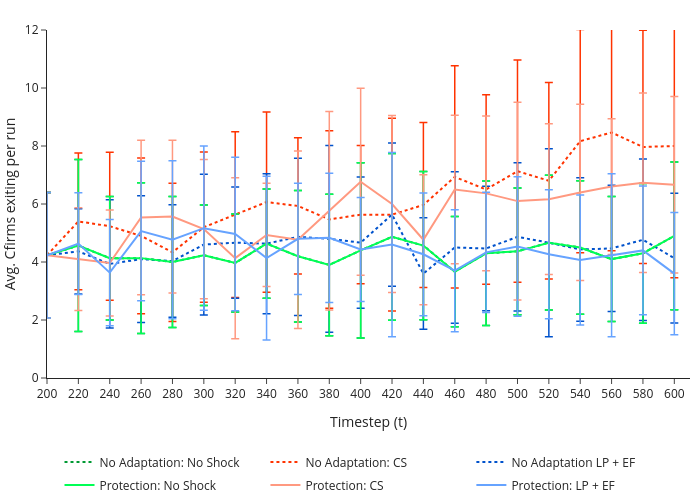

Notebook source saved alongside this figure:
### Code cell
fig1 = build_macro_snapshot_metric_figure(
    scenarios=SCENARIOS,
    metric='Exiting_C-Firms',
    metric_label='Avg. Cfirms exiting per run',
    snap_ts=np.arange(200, 620, 20),
    title='Exiting_C-Firms',
    line_type='lines',
    ncol_legend=3,
    ymin=0,
    ymax=12,
    CI_type='error_bar',
    pdf_pages=PDF_PAGES,
    pdf_path=OUTPUT / "Exiting_C-Firms_line.pdf",
)
fig1

### Figure 1 — Plotly figure (JSON) as saved in the notebook; plotly's stock layout.template omitted (floating-point values rounded to 4 significant figures)
{"data": [{"error_y": {"array": [2.161, 2.967, 2.129, 2.596, 2.259, 1.736, 1.691, 1.884, 2.265, 2.44, 3.024, 2.874, 2.555, 1.9, 2.493, 2.189, 2.324, 2.301, 2.155, 2.409, 2.551], "color": "#009933", "thickness": 1.5, "type": "data", "visible": true, "width": 4}, "legendgroup": "No Adaptation: No Shock", "line": {"color": "#009933", "dash": "dot", "width": 2}, "marker": {"color": "#009933", "line": {"color": "#009933", "width": 1}, "size": 8, "symbol": "circle"}, "mode": "lines", "name": "No Adaptation: No Shock", "showlegend": true, "type": "scatter", "x": [200, 220, 240, 260, 280, 300, 320, 340, 360, 380, 400, 420, 440, 460, 480, 500, 520, 540, 560, 580, 600], "y": [4.233, 4.567, 4.133, 4.133, 4.0, 4.233, 3.967, 4.633, 4.2, 3.9, 4.4, 4.867, 4.567, 3.667, 4.3, 4.367, 4.667, 4.5, 4.1, 4.3, 4.9]}, {"error_y": {"array": [2.161, 2.358, 2.555, 2.683, 2.383, 2.592, 2.859, 3.107, 2.348, 3.06, 2.385, 3.327, 2.846, 3.832, 3.267, 3.83, 3.388, 3.851, 4.075, 4.021, 4.541], "color": "#ff3300", "thickness": 1.5, "type": "data", "visible": true, "width": 4}, "legendgroup": "No Adaptation: CS", "line": {"color": "#ff3300", "dash": "dot", "width": 2}, "marker": {"color": "#ff3300", "line": {"color": "#ff3300", "width": 1}, "size": 8, "symbol": "circle"}, "mode": "lines", "name": "No Adaptation: CS", "showlegend": true, "type": "scatter", "x": [200, 220, 240, 260, 280, 300, 320, 340, 360, 380, 400, 420, 440, 460, 480, 500, 520, 540, 560, 580, 600], "y": [4.233, 5.4, 5.233, 4.9, 4.333, 5.2, 5.633, 6.067, 5.933, 5.467, 5.633, 5.633, 5.967, 6.933, 6.5, 7.133, 6.8, 8.167, 8.467, 7.967, 8.0]}, {"error_y": {"array": [2.161, 1.474, 2.212, 2.187, 1.938, 2.43, 1.918, 2.414, 2.713, 3.221, 2.264, 2.47, 1.923, 2.61, 2.145, 2.556, 3.241, 2.473, 2.177, 2.788, 2.24], "color": "#0052cc", "thickness": 1.5, "type": "data", "visible": true, "width": 4}, "legendgroup": "No Adaptation LP + EF", "line": {"color": "#0052cc", "dash": "dot", "width": 2}, "marker": {"color": "#0052cc", "line": {"color": "#0052cc", "width": 1}, "size": 8, "symbol": "circle"}, "mode": "lines", "name": "No Adaptation LP + EF", "showlegend": true, "type": "scatter", "x": [200, 220, 240, 260, 280, 300, 320, 340, 360, 380, 400, 420, 440, 460, 480, 500, 520, 540, 560, 580, 600], "y": [4.233, 4.367, 3.933, 4.1, 4.033, 4.6, 4.667, 4.633, 4.867, 4.8, 4.667, 5.633, 3.6, 4.5, 4.467, 4.867, 4.667, 4.433, 4.467, 4.767, 4.133]}, {"error_y": {"array": [2.161, 2.967, 2.129, 2.596, 2.259, 1.736, 1.691, 1.884, 2.265, 2.44, 3.024, 2.874, 2.555, 1.9, 2.493, 2.189, 2.324, 2.301, 2.155, 2.409, 2.551], "color": "#00ff55", "thickness": 1.5, "type": "data", "visible": true, "width": 4}, "legendgroup": "Protection: No Shock", "line": {"color": "#00ff55", "dash": "solid", "width": 2}, "marker": {"color": "#00ff55", "line": {"color": "#00ff55", "width": 1}, "size": 8, "symbol": "circle"}, "mode": "lines", "name": "Protection: No Shock", "showlegend": true, "type": "scatter", "x": [200, 220, 240, 260, 280, 300, 320, 340, 360, 380, 400, 420, 440, 460, 480, 500, 520, 540, 560, 580, 600], "y": [4.233, 4.567, 4.133, 4.133, 4.0, 4.233, 3.967, 4.633, 4.2, 3.9, 4.4, 4.867, 4.567, 3.667, 4.3, 4.367, 4.667, 4.5, 4.1, 4.3, 4.9]}, {"error_y": {"array": [2.161, 1.768, 1.829, 2.662, 2.635, 2.403, 2.776, 1.78, 3.059, 3.421, 3.224, 3.051, 2.239, 2.556, 2.671, 3.407, 2.601, 3.035, 2.343, 3.095, 3.044], "color": "#ff9980", "thickness": 1.5, "type": "data", "visible": true, "width": 4}, "legendgroup": "Protection: CS", "line": {"color": "#ff9980", "dash": "solid", "width": 2}, "marker": {"color": "#ff9980", "line": {"color": "#ff9980", "width": 1}, "size": 8, "symbol": "circle"}, "mode": "lines", "name": "Protection: CS", "showlegend": true, "type": "scatter", "x": [200, 220, 240, 260, 280, 300, 320, 340, 360, 380, 400, 420, 440, 460, 480, 500, 520, 540, 560, 580, 600], "y": [4.233, 4.1, 3.967, 5.533, 5.567, 5.133, 4.133, 4.933, 4.767, 5.767, 6.767, 6.0, 4.767, 6.5, 6.367, 6.1, 6.167, 6.4, 6.6, 6.733, 6.667]}, {"error_y": {"array": [2.161, 1.752, 1.829, 2.406, 2.725, 2.829, 2.646, 2.825, 1.919, 2.23, 1.794, 3.18, 2.116, 2.103, 2.073, 2.403, 2.227, 2.243, 2.812, 2.222, 2.111], "color": "#66a3ff", "thickness": 1.5, "type": "data", "visible": true, "width": 4}, "legendgroup": "Protection: LP + EF", "line": {"color": "#66a3ff", "dash": "solid", "width": 2}, "marker": {"color": "#66a3ff", "line": {"color": "#66a3ff", "width": 1}, "size": 8, "symbol": "circle"}, "mode": "lines", "name": "Protection: LP + EF", "showlegend": true, "type": "scatter", "x": [200, 220, 240, 260, 280, 300, 320, 340, 360, 380, 400, 420, 440, 460, 480, 500, 520, 540, 560, 580, 600], "y": [4.233, 4.633, 3.633, 5.067, 4.767, 5.167, 4.967, 4.133, 4.8, 4.833, 4.433, 4.6, 4.267, 3.7, 4.333, 4.533, 4.267, 4.067, 4.233, 4.4, 3.6]}], "layout": {"height": 500, "legend": {"entrywidth": 0.3125, "entrywidthmode": "fraction", "orientation": "h", "tracegroupgap": 4, "x": 0.5, "xanchor": "center", "y": -0.2, "yanchor": "top"}, "margin": {"b": 10, "l": 0, "r": 10, "t": 30}, "paper_bgcolor": "rgba(0,0,0,0)", "plot_bgcolor": "rgba(0,0,0,0)", "width": 700, "xaxis": {"range": [200, 610], "tickvals": [200, 220, 240, 260, 280, 300, 320, 340, 360, 380, 400, 420, 440, 460, 480, 500, 520, 540, 560, 580, 600], "title": {"text": "Timestep (t)"}}, "yaxis": {"range": [0, 12], "title": {"text": "Avg. Cfirms exiting per run"}}}}
